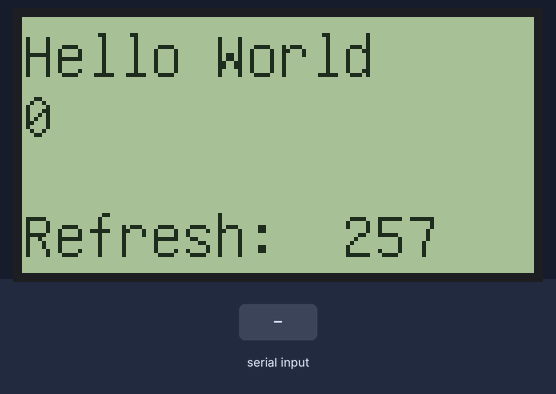
Bench run of a sketch on a simulated Arduino Uno, built with avr-gcc and run on an emulated ATmega328P. Shown: 128×64 one-colour display. Inputs (shaded band) come from the test bench. What the sketch prints to the serial monitor is not drawn.

Above: at 1.3 s.
1.4 s: "1\n" received over Serial
At 2.6 s:
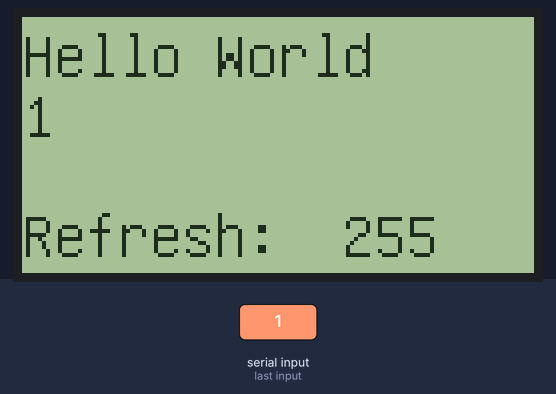
At 3.19 s:
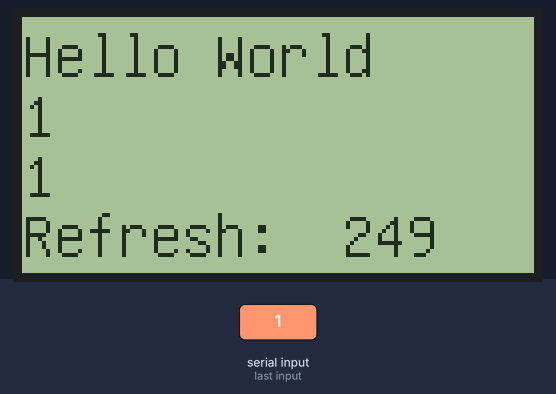
Timing chart, 0 to 4.7 s (numbered marks = the images above; inputs shaded):
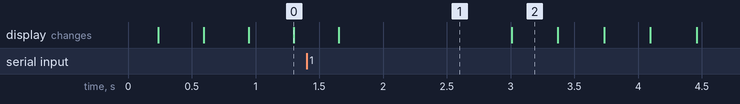

Measured:
- what the display in image 1 shows lasts 1.3 s, from 1.7 s to 3.0 s

The sketch:

ST7920_LCD_example_2.ino
```cpp
#include "U8glib.h"


//**************************************************
// Change this constructor to match your display!!!
// Corresponding pins on 12864ZW: E, R/W, RS
// Expected parameters for this ctor: Clock (sck), Data-In (mosi), Chip-Select (cs)
// See details: https://github.com/olikraus/u8glib/wiki/tdisplaysetup
// And:         https://github.com/olikraus/u8glib/wiki/device#st7920-128x64
U8GLIB_ST7920_128X64 u8g(8, 9, 10, U8G_PIN_NONE);
//**************************************************

int counter = 0;

String serialInputBuffer;

unsigned int lastTimestamp = 0;
unsigned int timerAccum = 0;

unsigned int tempTimer;
unsigned int perf_screen_refresh;

void PerfTimer_init(unsigned int & tempTimer)
{
  tempTimer = millis();
}

unsigned int PerfTimer_measure(unsigned int tempTimer)
{
  unsigned int now = millis();
  return now - tempTimer;
}

String customMessage;

void setup() {
  u8g.setFont(u8g_font_unifont);
  u8g.setColorIndex(1); // Instructs the display to draw with a pixel on.

  Serial.begin(9600);
  Serial.write("Waiting for input!\n");
}

void loop() {
  PerfTimer_init(tempTimer);
  u8g.firstPage();
  do {
    draw();
  } while( u8g.nextPage() );
  perf_screen_refresh = PerfTimer_measure(tempTimer);

  update_counter();
  process_input();

  // since some time is spent on updating LCD,
  // time between delta will be bigger than 100ms
  delay(100);
}

void process_input()
{
  if(Serial.available() > 0)
  {
    serialInputBuffer += Serial.readString();
  }

  int newLinePos = serialInputBuffer.indexOf('\n');

  if(newLinePos != -1)
  {
    String command = serialInputBuffer.substring(0,newLinePos);
    serialInputBuffer = serialInputBuffer.substring(newLinePos+1);
    Serial.write("Received: ");
    Serial.write(command.c_str());
    Serial.write('\n');
    process_command(command);
  }


}

void process_command(String & command)
{
  customMessage = command;
}

void update_counter()
{
  unsigned int now = millis();
  if(lastTimestamp == 0)
  {
    lastTimestamp = now;
  }

  timerAccum += now - lastTimestamp;
  lastTimestamp = now;

  while(timerAccum > 1000)
  {
    timerAccum -= 1000;
    counter++;
  }
}

void draw(){
  u8g.drawStr( 0, 15, "Hello World");
  u8g.drawStr( 0, 30, String(counter).c_str());
  u8g.drawStr( 0, 45, customMessage.c_str());
  u8g.drawStr( 0, 60, "Refresh: ");
  u8g.drawStr( 80, 60, String(perf_screen_refresh).c_str());

}
```
